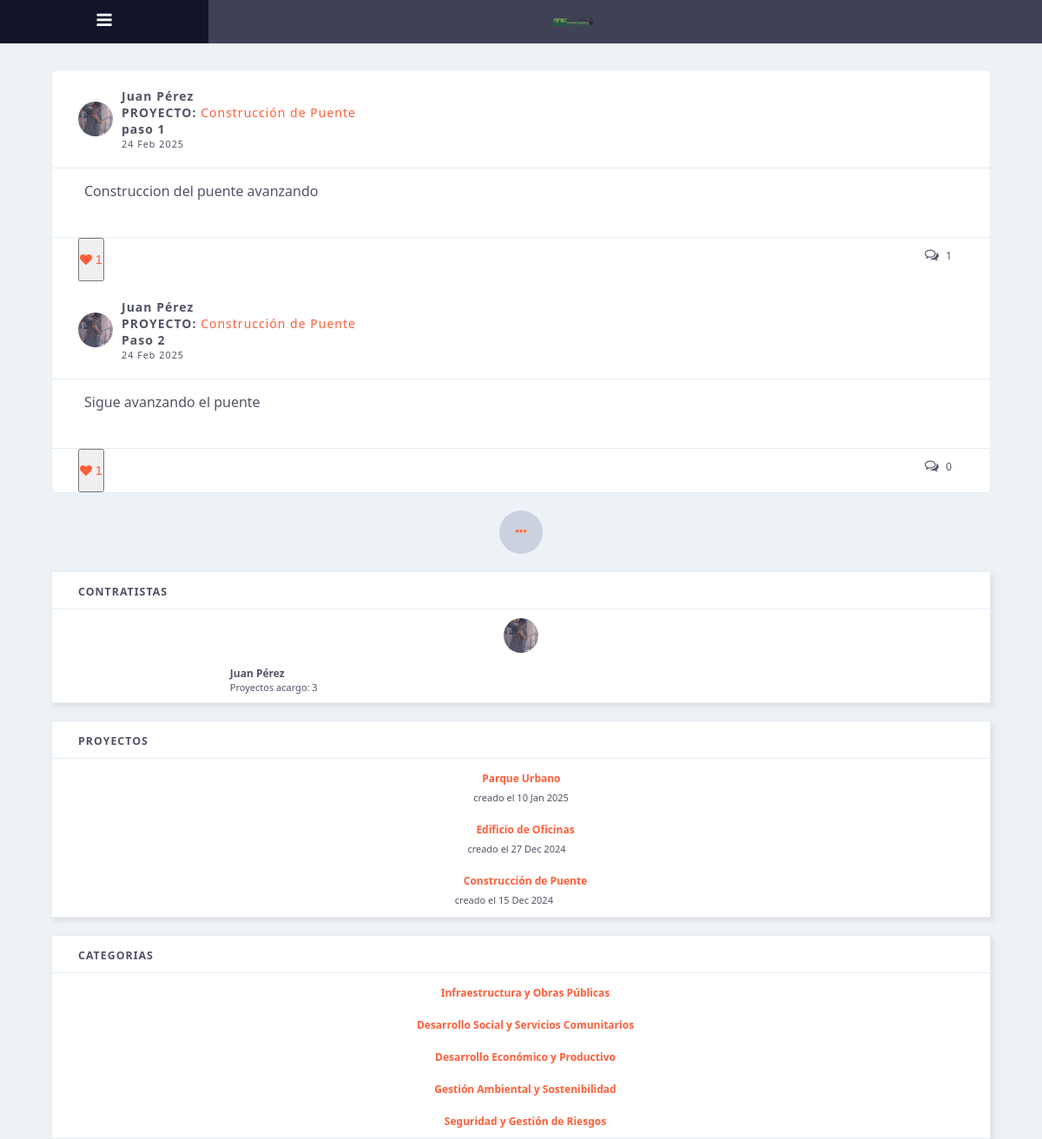
Screenshot of /PLANTILLA-COPIA/Social-Template-master/index.php with the database file from the repository.
### tables this page shows
CREATE TABLE `publicacion` (
  `id_publicacion` int(11) NOT NULL,
  `id_proyectos` int(11) NOT NULL,
  `titulo` varchar(255) NOT NULL,
  `descripcion` text DEFAULT NULL,
  `imagen` varchar(255) DEFAULT NULL,
  `fecha_publicacion` timestamp NOT NULL DEFAULT current_timestamp(),
  `peso` decimal(5,2) NOT NULL DEFAULT 0.00
);

CREATE TABLE `usuarios` (
  `id_usuario` int(11) NOT NULL,
  `nombre` varchar(100) NOT NULL,
  `apellido` varchar(100) NOT NULL,
  `correo` varchar(150) NOT NULL,
  `contrasena` varchar(255) NOT NULL,
  `perfil` enum('admin','contratista','publico') NOT NULL,
  `estado` enum('activo','desactivo') DEFAULT 'activo',
  `imagen_perfil` varchar(255) DEFAULT NULL
);

CREATE TABLE `proyecto` (
  `id_proyectos` int(11) NOT NULL,
  `id_contratista` int(11) NOT NULL,
  `titulo` varchar(255) NOT NULL,
  `fecha_publicacion` timestamp NOT NULL DEFAULT current_timestamp(),
  `etapa` enum('planificacion','ejecucion','finalizado') NOT NULL,
  `id_categoria` int(11) NOT NULL,
  `presupuesto` decimal(15,2) NOT NULL DEFAULT 0.00
);

CREATE TABLE `categorias` (
  `id_categoria` int(11) NOT NULL,
  `nombre` varchar(255) NOT NULL
);

### PLANTILLA-COPIA/Social-Template-master/index.php (the view, shortened to what this page needs)
<?php
require_once '../../conection/conexion.php';
$pagina = isset($_GET['pagina']) ? (int)$_GET['pagina'] : 1;
$publicacionesPorPagina = 5;
$offset = ($pagina - 1) * $publicacionesPorPagina;
try {
    $stmt = $conn->prepare("
        SELECT
            p.titulo as proyecto_titulo,
            pub.*, u.imagen_perfil,
            u.nombre as contratista_nombre,
            u.apellido as contratista_apellido
        FROM publicacion pub
        INNER JOIN proyecto p ON pub.id_proyectos = p.id_proyectos
        INNER JOIN usuarios u ON p.id_contratista = u.id_usuario
        ORDER BY pub.fecha_publicacion DESC
        LIMIT :limit OFFSET :offset
    ");
    $stmt->bindValue(':limit', $publicacionesPorPagina, PDO::PARAM_INT);
    $stmt->bindValue(':offset', $offset, PDO::PARAM_INT);
    $stmt->execute();
    $publicaciones = $stmt->fetchAll(PDO::FETCH_ASSOC);
    $stmt_proyectos = $conn->prepare("
        SELECT id_proyectos, titulo, fecha_publicacion
        FROM proyecto
        ORDER BY fecha_publicacion DESC
    ");
    $stmt_proyectos->execute();
    $proyectos = $stmt_proyectos->fetchAll(PDO::FETCH_ASSOC);
    $stmt=$conn->prepare("SELECT * from categorias order by id_categoria");
    $stmt->execute();
    $categorias = $stmt->fetchAll(PDO::FETCH_ASSOC);
    $stmt_contratistas = $conn->prepare("
        SELECT u.*,
    COUNT(DISTINCT p.id_proyectos) as total_proyectos,
    COUNT(DISTINCT pub.id_publicacion) as total_publicaciones,
    COUNT(DISTINCT m.id_megusta) as total_megustas
    FROM usuarios u
    LEFT JOIN proyecto p ON u.id_usuario = p.id_contratista
    LEFT JOIN publicacion pub ON p.id_proyectos = pub.id_proyectos
    LEFT JOIN megusta m ON pub.id_publicacion = m.id_publicacion
    WHERE perfil = 'contratista'
        ORDER BY nombre ASC
    ");
    $stmt_contratistas->execute();
    $contratistas = $stmt_contratistas->fetchAll(PDO::FETCH_ASSOC);
} catch(PDOException $e) {
    die("Error: " . $e->getMessage());
}
function obtenerTotalMegustasPublicacion($id_publicacion, $conn) {
    $stmt = $conn->prepare("SELECT COUNT(*) as total FROM megusta WHERE id_publicacion = :id_publicacion");
    $stmt->execute([':id_publicacion' => $id_publicacion]);
    return $stmt->fetchColumn();
}
function obtenerTotalComentarios($id_publicacion, $conn){
    $stmt = $conn->prepare("SELECT COUNT(*) as total FROM comentarios Where id_publicacion=:id_publicacion");
    $stmt->execute([':id_publicacion' => $id_publicacion]);
    return $stmt->fetchColumn();
}
?>
<!DOCTYPE html>
<html lang="en">
<head>
    <link rel="stylesheet" type="text/css" href="css/style.css">
    <link href="https://maxcdn.bootstrapcdn.com/font-awesome/4.7.0/css/font-awesome.min.css" rel="stylesheet"  type="text/css" />
</head>
<body>
    <div class="navbar">
        <div class="navbar_menuicon" id="navicon">
            <i class="fa fa-navicon"></i>
        </div>
        <div class="navbar_logo">
            <img src="images/logo_esperanza.png" alt="" />
        </div>
    </div>
    <div class="all">
        <div class="right_row">
        <div class="row border-radius">
        <?php if (count($publicaciones) > 0): ?>
            <?php foreach ($publicaciones as $publicacion): ?>
                <div class="feed">
                    <div class="feed_title">
                        <img src="../../assets/images/<?php echo htmlspecialchars($publicacion['imagen_perfil']); ?>" alt="" />
                        <span><b><?= htmlspecialchars($publicacion['contratista_nombre'] . ' ' . $publicacion['contratista_apellido']) ?> </b><br> <b>PROYECTO:</b> <a href="feed.php?id_publicacion=<?= $publicacion['id_publicacion'] ?>"><?= htmlspecialchars($publicacion['proyecto_titulo']) ?></a><br><b><?= htmlspecialchars($publicacion['titulo']) ?></b><p><?= date('d M Y', strtotime($publicacion['fecha_publicacion'])) ?></p></span>
                    </div>
                    <div class="feed_content">
                        <div class="feed_content_image">
                            <p><?= nl2br(htmlspecialchars($publicacion['descripcion'])) ?></p>
                        </div>
                    </div>
                    <div class="feed_footer">
                        <ul class="feed_footer_left">
                        <form class="form-megusta" data-publicacion-id="<?= $publicacion['id_publicacion'] ?>">
                            <button type="submit"  class="hover-orange selected-orange" <?= (isset($_SESSION['id_usuario']) && usuarioDioMegustaPublicacion($_SESSION['id_usuario'], $publicacion['id_publicacion'], $conn)) ? 'activo' : '' ?>><i class="fa fa-heart"></i> <span class="total-megusta"><?= obtenerTotalMegustasPublicacion($publicacion['id_publicacion'], $conn) ?></span></button>
                            </form>
                        </ul>
                        <ul class="feed_footer_right">
                            <li>
                                <a href="feed.php?id_publicacion=<?= $publicacion['id_publicacion'] ?>" style="color:#515365;"><li class="hover-orange"><i class="fa fa-comments-o"></i> <span class="total-comentario"><?= obtenerTotalComentarios($publicacion['id_publicacion'], $conn) ?></span></li></a>
                            </li>
                        </ul>
                    </div>
                </div>
                <?php endforeach; ?>
            <?php endif; ?>
            </div>
            <center>
                <a href=""><div class="loadmorefeed">
                    <i class="fa fa-ellipsis-h"></i>
                </div></a>
            </center>
        </div>
        <div class="suggestions_row">
            <div class="row shadow">
                <div class="row_title">
                    <span>CONTRATISTAS </span>
                </div>
                <?php foreach ($contratistas as $contratista): ?>
                <div class="row_contain">
                    <img src="../../assets/images/<?= htmlspecialchars($contratista['imagen_perfil']) ?>" alt="" />
                    <span><b><?= htmlspecialchars($contratista['nombre'] . ' ' . $contratista['apellido']) ?></b><br>
                    <div >Proyectos acargo: <?= $contratista['total_proyectos'] ?></div></span>
                </div>
                <?php endforeach; ?>
            </div>
            <div class="row shadow">
                <div class="row_title">
                    <span>PROYECTOS</span>
                </div>
                <div class="row_contain">
                    <?php if (!empty($proyectos)): ?>
                        <?php foreach ($proyectos as $proyecto): ?>
                            <?php
                                $fecha = date('d M Y', strtotime($proyecto['fecha_publicacion']));
                                $titulo = htmlspecialchars($proyecto['titulo'], ENT_QUOTES, 'UTF-8');
                    ?>
                <div class="proyecto-item">
                <span><b>
                    <a href="detalle_proyecto.php?id=<?= $proyecto['id_proyectos'] ?>"
                       class="selected-orange">
                        <?= $titulo ?></b>
                        <br>
                    creado el <?= $fecha ?>
                </span>
            </div>
        <?php endforeach; ?>
    <?php else: ?>
        <div class="proyecto-item">
            <span>No hay proyectos registrados</span>
        </div>
    <?php endif; ?>
</div>
            </div>
            <div class="row shadow">
                <div class="row_title">
                    <span>CATEGORIAS</span>
                </div>
                <div class="row_contain">
                <?php if (!empty($categorias)): ?>
                        <?php foreach ($categorias as $categoria): ?>
                            <?php
                                $titulo = htmlspecialchars($categoria['nombre'], ENT_QUOTES, 'UTF-8');
                    ?>
            <div class="proyecto-item">
                <span><b>
                    <a href="detalle_proyecto.php?id=<?= $proyecto['id_proyectos'] ?>"
                       class="selected-orange">
                        <?= $titulo ?></b>
                        <br>
                </span>
            </div>
        <?php endforeach; ?>
    <?php else: ?>
        <div class="proyecto-item">
            <span>No hay proyectos registrados</span>
        </div>
    <?php endif; ?>
            </div>
        </div>
    </div>
</body>
</html>

### PLANTILLA-COPIA/Social-Template-master/css/style.css (style rules this page uses)
* { margin: 0px;padding:0px; }
a { text-decoration: none; }
li { list-style: none; }
html, body { background-color: #EDF2F6;font-family: 'Roboto', sans-serif;height:100%; }
.border-radius { border-radius: 6px; }
.selected-orange { color: #ff5e3a; }
.shadow { box-shadow: 3px 4px 5px rgba(209, 209, 209, 0.5); }
.navbar { height: 50px;width: 100%;background-color: #3F4257;color: white;display: flex;align-items:center;position: fixed;top:0px; }
.navbar_logo { width: 10%;height: 50px;text-align: center; }
.navbar_logo img { height: 100%; }
.navbar_menuicon { display: none; }
.all { width: 90%;margin: 30px auto;display: flex;font-family: "Segoe UI","Helvetica Neue",Arial,sans-serif;margin-top: 80px }
.row { width: 90%;margin: 0px auto;display: block;background-color: white;color: #515365;margin-bottom: 20px;border: 1px solid #e6ecf5; }
.row_title { padding: 10px;border-bottom: 1px solid #e6ecf5;letter-spacing: 1px; }
.row_title span { padding: 20px;font-size: .775rem;font-weight: 700; }
.row_contain { flex-direction: column; display: flex;align-items:center;width: 90%;margin: 0px auto;padding: 0; padding-bottom: 10px;padding-top: 10px;margin: 0px auto; gap: 15px; }
.row_contain img { height: 40px;width:40px;border-radius: 200px;margin: 0px 10px; }
.row_contain span { font-size: 11px;margin-left: 10px;width: 70% }
.row_contain span b { font-size: 12px;color: #515365;cursor: pointer; }
.right_row { width: 49%;margin: 0px auto; }
.feed { width: 100%; }
.feed_title { padding: 20px;border-bottom: 1px solid #e6ecf5;letter-spacing: 1px;display: flex;align-items:center; }
.feed_title img { height: 40px;width:40px;border-radius: 200px;margin: 0px 10px; }
.feed_title span { font-size: .875rem; }
.feed_title span a { color: #ff5e3a; }
.feed_title span p { font-size: .675rem; }
.feed_content_image { width: 95%;margin: 10px auto;display: block; }
.feed_content_image p { padding: 10px;padding-top: 5px }
.feed_footer { height: 50px;border-top: 1px solid #e6ecf5;display: flex; }
.feed_footer_left { width: 55%;margin-left: 20px; }
.feed_footer_left button { height: 50px;display: inline-block;line-height: 2.5;cursor: pointer;font-size: 14px;line-height: 3;text-align: center;margin-left: 10px }
.feed_footer_right { width: 40%;text-align: right; }
.feed_footer_right li { display: inline-block;line-height: 0;cursor: pointer;font-size: 12px;text-align: center;margin-right: 10px;line-height: 3.5; }
.feed_footer_right li i { font-size: 16px;padding-right: 5px }
.suggestions_row { width: 25%; }
.loadmorefeed { text-align: center;background-color: #CCD1E0;width:50px;height:50px;border-radius: 100%;color: #FF763A;line-height: 3 }
@media screen and (max-width: 1200px) { .navbar_logo { width: 70%; } }
@media screen and (max-width: 1200px) { .navbar_menuicon { display: inline;width: 20%;height: 50px;line-height: 2.3;text-align: center;font-size: 20px;background-color: #121529;color:white;cursor: pointer; } }
@media screen and (max-width: 1200px) { .all { display: block;width: 100%; } }
@media screen and (max-width: 1200px) { .right_row { width: 100%;margin: 0px auto; } }
@media screen and (max-width: 1200px) { .suggestions_row { width: 100%;margin-top: 20px } }
@media screen and (max-width: 1200px) { .feed_footer_left { width: 55%; } }
@media screen and (max-width: 1200px) { .feed_footer_right { width: 40%;text-align: right; } }
@media screen and (max-width: 1200px) { .feed_footer_right li { display: inline-block;line-height: 0;cursor: pointer;font-size: 12px;text-align: center;margin-right: 10px;line-height: 3.5; } }
@media screen and (max-width: 1200px) { .feed_footer_right li i { font-size: 16px;padding-right: 5px } }

### rows the page displays
publicacion: usuarios.imagen_perfil (picture), usuarios.nombre+apellido "Juan Pérez", id_proyectos.titulo "Construcción de Puente", titulo "paso 1", fecha_publicacion "24 Feb 2025", descripcion "Construccion del puente avanzando", id_publicacion "1"
publicacion: usuarios.imagen_perfil (picture), usuarios.nombre+apellido "Juan Pérez", id_proyectos.titulo "Construcción de Puente", titulo "Paso 2", fecha_publicacion "24 Feb 2025", descripcion "Sigue avanzando el puente", id_publicacion "1", id_publicacion "0"
usuarios: imagen_perfil (picture), nombre+apellido "Juan Pérez", total_proyectos "3"
proyecto: titulo "Parque Urbano", fecha_publicacion "10 Jan 2025"
proyecto: titulo "Edificio de Oficinas", fecha_publicacion "27 Dec 2024"
proyecto: titulo "Construcción de Puente", fecha_publicacion "15 Dec 2024"
categorias: nombre "Infraestructura y Obras Públicas"
categorias: nombre "Desarrollo Social y Servicios Comunitarios"
categorias: nombre "Desarrollo Económico y Productivo"
categorias: nombre "Gestión Ambiental y Sostenibilidad"
categorias: nombre "Seguridad y Gestión de Riesgos"
